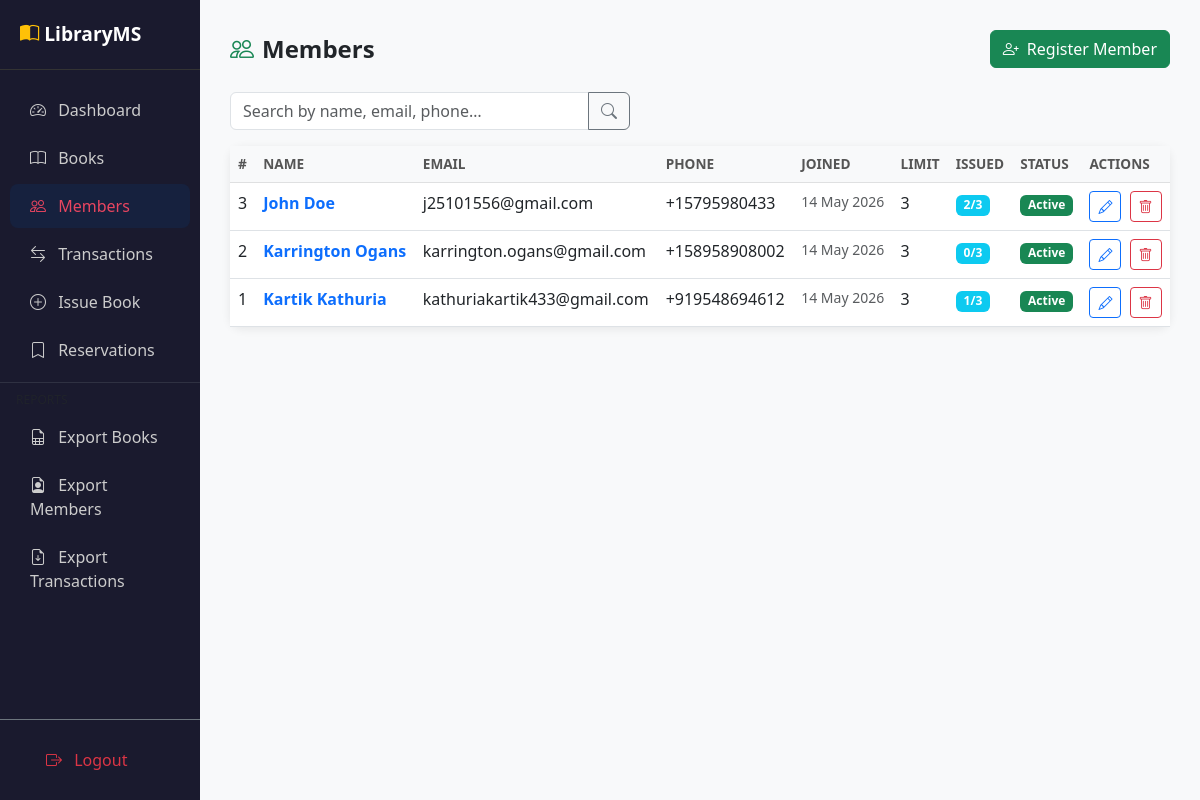
The page /members/ (signed in) on the database its author committed.
### app/models.py (models this page shows, shortened)
class Member(db.Model):
    __tablename__ = 'members'
    id = db.Column(db.Integer, primary_key=True)
    name = db.Column(db.String(100), nullable=False)
    email = db.Column(db.String(120), unique=True, nullable=False)
    phone = db.Column(db.String(15))
    membership_date = db.Column(db.DateTime, default=datetime.utcnow)
    is_active = db.Column(db.Boolean, default=True)
    max_books = db.Column(db.Integer, default=3)  # M2: borrowing limit
    transactions = db.relationship('Transaction', backref='member', lazy=True)
    reservations = db.relationship('Reservation', backref='member', lazy=True)
    def currently_issued_count(self):
        return Transaction.query.filter_by(member_id=self.id).filter(
            Transaction.status.in_(['issued', 'overdue'])
        ).count()

### app/routes/members.py (the view)
@members_bp.route('/')
@login_required
def index():
    query = request.args.get('q', '')
    if query:
        members = Member.query.filter(
            (Member.name.ilike(f'%{query}%')) |
            (Member.email.ilike(f'%{query}%')) |
            (Member.phone.ilike(f'%{query}%'))
        ).all()
    else:
        members = Member.query.order_by(Member.membership_date.desc()).all()
    return render_template('members/index.html', members=members, query=query)

### app/models.py (called while the page is built)
@login_manager.user_loader
def load_user(user_id):
    return Admin.query.get(int(user_id))

### app/templates/members/index.html (shortened to what this page needs)
{% extends 'base.html' %}
{% block content %}
<div class="d-flex justify-content-between align-items-center mb-4">
    <h4 class="fw-bold mb-0"><i class="bi bi-people text-success me-2"></i>Members</h4>
    <a href="{{ url_for('members.add') }}" class="btn btn-success">
        <i class="bi bi-person-plus me-1"></i> Register Member
    </a>
</div>
<form class="mb-3" method="GET">
    <div class="input-group" style="max-width:400px">
        <input type="text" name="q" class="form-control" placeholder="Search by name, email, phone…" value="{{ query }}">
        <button class="btn btn-outline-secondary" type="submit"><i class="bi bi-search"></i></button>
    </div>
</form>
<div class="card">
    <div class="card-body p-0">
        <table class="table table-hover mb-0">
            <thead class="table-light">
                <tr><th>#</th><th>Name</th><th>Email</th><th>Phone</th><th>Joined</th><th>Limit</th><th>Issued</th><th>Status</th><th>Actions</th></tr>
            </thead>
            <tbody>
            {% for member in members %}
            <tr>
                <td>{{ member.id }}</td>
                <td class="fw-semibold">
                    <a href="{{ url_for('members.profile', member_id=member.id) }}" class="text-decoration-none">{{ member.name }}</a>
                </td>
                <td>{{ member.email }}</td>
                <td>{{ member.phone or '—' }}</td>
                <td class="text-muted small">{{ member.membership_date.strftime('%d %b %Y') }}</td>
                <td>{{ member.max_books }}</td>
                <td>
                    {% set issued = member.currently_issued_count() %}
                    <span class="badge {% if issued >= member.max_books %}bg-danger{% else %}bg-info{% endif %}">{{ issued }}/{{ member.max_books }}</span>
                </td>
                <td>
                    {% if member.is_active %}
                        <span class="badge bg-success">Active</span>
                    {% else %}
                        <span class="badge bg-secondary">Inactive</span>
                    {% endif %}
                </td>
                <td>
                    <a href="{{ url_for('members.edit', member_id=member.id) }}" class="btn btn-sm btn-outline-primary me-1">
                        <i class="bi bi-pencil"></i>
                    </a>
                    <form method="POST" action="{{ url_for('members.delete', member_id=member.id) }}" class="d-inline"
                          onsubmit="return confirm('Remove this member?')">
                        <button class="btn btn-sm btn-outline-danger"><i class="bi bi-trash"></i></button>
                    </form>
                </td>
            </tr>
            {% else %}
            <tr><td colspan="7" class="text-center text-muted py-4">No members found.</td></tr>
            {% endfor %}
            </tbody>
        </table>
    </div>
</div>
{% endblock %}

### app/templates/base.html (style rules this page uses)
body { background-color: #f8f9fa; }
.card { border: none; border-radius: 12px; box-shadow: 0 2px 10px rgba(0,0,0,0.08); }
.table th { font-weight: 600; color: #555; font-size: 0.85rem; text-transform: uppercase; }

### rows shown on the page
Member: id "3", name "John Doe", email "j25101556@gmail.com", phone "+15795980433", membership_date "14 May 2026", max_books "3", issued "2", is_active "Active"
Member: id "2", name "Karrington Ogans", email "karrington.ogans@gmail.com", phone "+158958908002", membership_date "14 May 2026", max_books "3", issued "0", is_active "Active"
Member: id "1", name "Kartik Kathuria", email "kathuriakartik433@gmail.com", phone "+919548694612", membership_date "14 May 2026", max_books "3", issued "1", is_active "Active"
